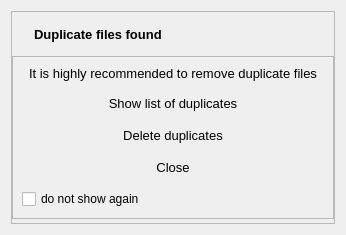
<?xml version="1.0" encoding="UTF-8"?>
<ui version="4.0">
 <class>DlgDup</class>
 <widget class="QWidget" name="DlgDup">
  <property name="geometry">
   <rect>
    <x>0</x>
    <y>0</y>
    <width>346</width>
    <height>229</height>
   </rect>
  </property>
  <property name="windowTitle">
   <string>File duplicates</string>
  </property>
  <layout class="QVBoxLayout" name="verticalLayout_4">
   <item>
    <widget class="QFrame" name="dup_main">
     <property name="frameShape">
      <enum>QFrame::StyledPanel</enum>
     </property>
     <property name="frameShadow">
      <enum>QFrame::Raised</enum>
     </property>
     <property name="lineWidth">
      <number>1</number>
     </property>
     <layout class="QVBoxLayout" name="verticalLayout_3">
      <property name="spacing">
       <number>0</number>
      </property>
      <property name="leftMargin">
       <number>0</number>
      </property>
      <property name="topMargin">
       <number>0</number>
      </property>
      <property name="rightMargin">
       <number>0</number>
      </property>
      <property name="bottomMargin">
       <number>4</number>
      </property>
      <item>
       <widget class="QFrame" name="ttl_frame">
        <layout class="QHBoxLayout" name="horizontalLayout" stretch="0,1">
         <property name="leftMargin">
          <number>9</number>
         </property>
         <property name="topMargin">
          <number>6</number>
         </property>
         <property name="rightMargin">
          <number>9</number>
         </property>
         <property name="bottomMargin">
          <number>6</number>
         </property>
         <item>
          <widget class="QLabel" name="ico">
           <property name="sizePolicy">
            <sizepolicy hsizetype="Preferred" vsizetype="Preferred">
             <horstretch>0</horstretch>
             <verstretch>0</verstretch>
            </sizepolicy>
           </property>
           <property name="minimumSize">
            <size>
             <width>3</width>
             <height>32</height>
            </size>
           </property>
           <property name="text">
            <string/>
           </property>
          </widget>
         </item>
         <item>
          <widget class="QLabel" name="txt1">
           <property name="font">
            <font>
             <pointsize>10</pointsize>
             <weight>75</weight>
             <bold>true</bold>
            </font>
           </property>
           <property name="text">
            <string>Duplicate files found</string>
           </property>
           <property name="textFormat">
            <enum>Qt::PlainText</enum>
           </property>
          </widget>
         </item>
        </layout>
       </widget>
      </item>
      <item>
       <widget class="QFrame" name="dup_frame">
        <property name="frameShape">
         <enum>QFrame::StyledPanel</enum>
        </property>
        <property name="frameShadow">
         <enum>QFrame::Raised</enum>
        </property>
        <layout class="QVBoxLayout" name="verticalLayout_2">
         <property name="leftMargin">
          <number>9</number>
         </property>
         <property name="topMargin">
          <number>9</number>
         </property>
         <property name="rightMargin">
          <number>9</number>
         </property>
         <property name="bottomMargin">
          <number>9</number>
         </property>
         <item>
          <widget class="QLabel" name="txt2">
           <property name="font">
            <font>
             <pointsize>10</pointsize>
            </font>
           </property>
           <property name="text">
            <string>It is highly recommended to remove duplicate files</string>
           </property>
           <property name="alignment">
            <set>Qt::AlignCenter</set>
           </property>
           <property name="margin">
            <number>0</number>
           </property>
          </widget>
         </item>
         <item>
          <widget class="QFrame" name="dup_btns">
           <layout class="QVBoxLayout" name="verticalLayout">
            <property name="spacing">
             <number>0</number>
            </property>
            <property name="leftMargin">
             <number>0</number>
            </property>
            <property name="topMargin">
             <number>0</number>
            </property>
            <property name="rightMargin">
             <number>0</number>
            </property>
            <property name="bottomMargin">
             <number>0</number>
            </property>
            <item>
             <widget class="QPushButton" name="show_btn">
              <property name="minimumSize">
               <size>
                <width>0</width>
                <height>32</height>
               </size>
              </property>
              <property name="font">
               <font>
                <pointsize>10</pointsize>
               </font>
              </property>
              <property name="text">
               <string>Show list of duplicates</string>
              </property>
              <property name="autoDefault">
               <bool>false</bool>
              </property>
              <property name="flat">
               <bool>true</bool>
              </property>
             </widget>
            </item>
            <item>
             <widget class="QPushButton" name="del_btn">
              <property name="minimumSize">
               <size>
                <width>0</width>
                <height>32</height>
               </size>
              </property>
              <property name="font">
               <font>
                <pointsize>10</pointsize>
               </font>
              </property>
              <property name="text">
               <string>Delete duplicates</string>
              </property>
              <property name="autoDefault">
               <bool>false</bool>
              </property>
              <property name="flat">
               <bool>true</bool>
              </property>
             </widget>
            </item>
            <item>
             <widget class="QPushButton" name="close_btn">
              <property name="minimumSize">
               <size>
                <width>0</width>
                <height>32</height>
               </size>
              </property>
              <property name="font">
               <font>
                <pointsize>10</pointsize>
               </font>
              </property>
              <property name="text">
               <string>Close</string>
              </property>
              <property name="autoDefault">
               <bool>false</bool>
              </property>
              <property name="flat">
               <bool>true</bool>
              </property>
             </widget>
            </item>
           </layout>
          </widget>
         </item>
         <item>
          <widget class="QCheckBox" name="checkBox">
           <property name="text">
            <string>do not show again</string>
           </property>
          </widget>
         </item>
        </layout>
       </widget>
      </item>
     </layout>
    </widget>
   </item>
  </layout>
 </widget>
 <resources/>
 <connections/>
</ui>
